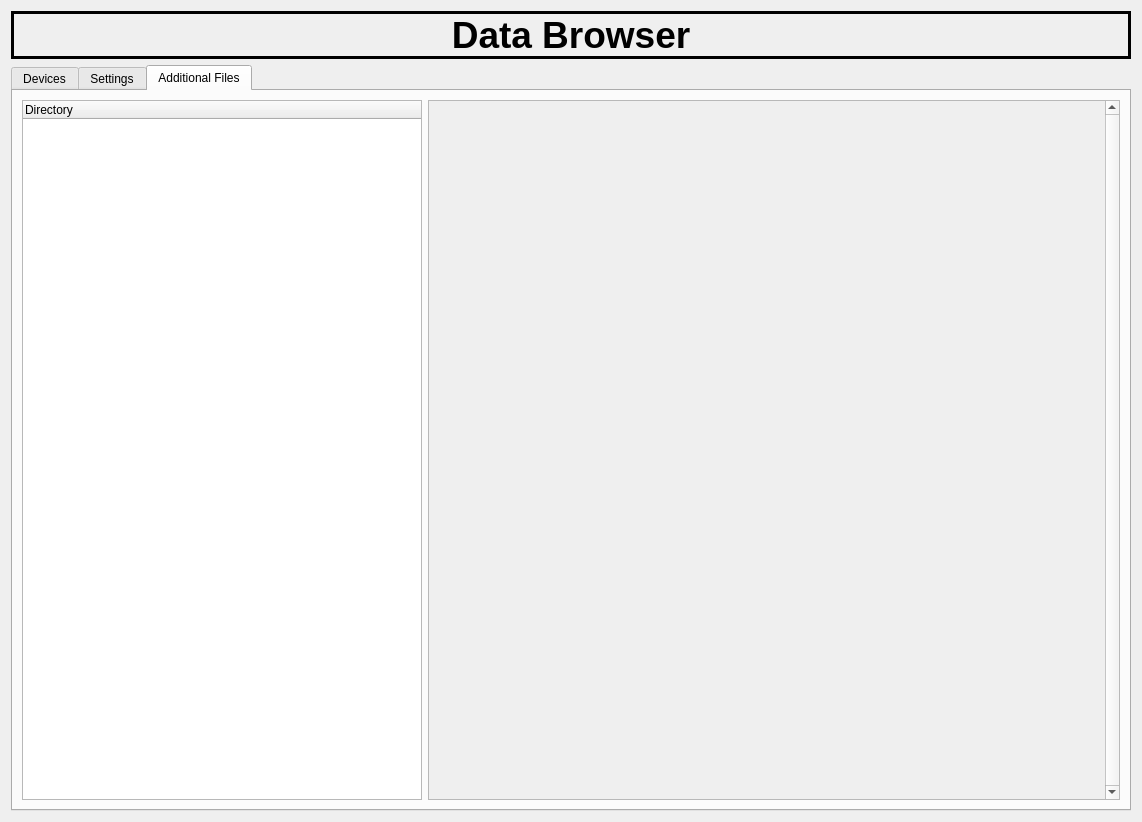
<?xml version="1.0" encoding="UTF-8"?>
<ui version="4.0">
 <class>data_browser</class>
 <widget class="QWidget" name="data_browser">
  <property name="geometry">
   <rect>
    <x>0</x>
    <y>0</y>
    <width>1142</width>
    <height>822</height>
   </rect>
  </property>
  <property name="windowTitle">
   <string>Form</string>
  </property>
  <layout class="QGridLayout" name="gridLayout_2">
   <item row="0" column="0">
    <widget class="QLabel" name="data_browser_label">
     <property name="font">
      <font>
       <pointsize>28</pointsize>
       <weight>75</weight>
       <bold>true</bold>
       <strikeout>false</strikeout>
      </font>
     </property>
     <property name="frameShape">
      <enum>QFrame::Panel</enum>
     </property>
     <property name="frameShadow">
      <enum>QFrame::Plain</enum>
     </property>
     <property name="lineWidth">
      <number>3</number>
     </property>
     <property name="midLineWidth">
      <number>3</number>
     </property>
     <property name="text">
      <string>Data Browser</string>
     </property>
     <property name="textFormat">
      <enum>Qt::PlainText</enum>
     </property>
     <property name="alignment">
      <set>Qt::AlignCenter</set>
     </property>
    </widget>
   </item>
   <item row="1" column="0">
    <widget class="QTabWidget" name="data_browser_tabs">
     <property name="minimumSize">
      <size>
       <width>200</width>
       <height>0</height>
      </size>
     </property>
     <property name="styleSheet">
      <string notr="true"/>
     </property>
     <property name="currentIndex">
      <number>2</number>
     </property>
     <widget class="QWidget" name="Devices_tab">
      <attribute name="title">
       <string>Devices</string>
      </attribute>
      <layout class="QGridLayout" name="gridLayout_6">
       <item row="0" column="1">
        <widget class="QTreeWidget" name="device_selector">
         <property name="minimumSize">
          <size>
           <width>200</width>
           <height>0</height>
          </size>
         </property>
         <property name="maximumSize">
          <size>
           <width>200</width>
           <height>16777215</height>
          </size>
         </property>
         <column>
          <property name="text">
           <string>Device Name</string>
          </property>
         </column>
        </widget>
       </item>
       <item row="0" column="3">
        <layout class="QGridLayout" name="gridLayout">
         <item row="9" column="0">
          <widget class="QPushButton" name="save_button">
           <property name="text">
            <string>Save changes to file</string>
           </property>
          </widget>
         </item>
         <item row="6" column="0">
          <widget class="QPushButton" name="Add_button">
           <property name="text">
            <string>Add item</string>
           </property>
          </widget>
         </item>
         <item row="2" column="0">
          <widget class="QFrame" name="Change_frame">
           <property name="frameShape">
            <enum>QFrame::Box</enum>
           </property>
           <property name="frameShadow">
            <enum>QFrame::Raised</enum>
           </property>
           <property name="lineWidth">
            <number>2</number>
           </property>
           <layout class="QGridLayout" name="gridLayout_3">
            <item row="0" column="0">
             <widget class="QLabel" name="Key_label">
              <property name="minimumSize">
               <size>
                <width>50</width>
                <height>30</height>
               </size>
              </property>
              <property name="font">
               <font>
                <pointsize>10</pointsize>
               </font>
              </property>
              <property name="text">
               <string>Key</string>
              </property>
             </widget>
            </item>
            <item row="0" column="1">
             <widget class="QLineEdit" name="key_edit"/>
            </item>
            <item row="1" column="1">
             <widget class="QLineEdit" name="value_edit"/>
            </item>
            <item row="1" column="0">
             <widget class="QLabel" name="value_label">
              <property name="minimumSize">
               <size>
                <width>50</width>
                <height>30</height>
               </size>
              </property>
              <property name="font">
               <font>
                <pointsize>10</pointsize>
               </font>
              </property>
              <property name="text">
               <string>Value</string>
              </property>
             </widget>
            </item>
           </layout>
          </widget>
         </item>
         <item row="11" column="0">
          <spacer name="verticalSpacer">
           <property name="orientation">
            <enum>Qt::Vertical</enum>
           </property>
           <property name="sizeHint" stdset="0">
            <size>
             <width>20</width>
             <height>40</height>
            </size>
           </property>
          </spacer>
         </item>
         <item row="1" column="0">
          <widget class="QLabel" name="value_manipulation_label">
           <property name="font">
            <font>
             <pointsize>10</pointsize>
             <weight>75</weight>
             <bold>true</bold>
            </font>
           </property>
           <property name="text">
            <string>Value Manipulation</string>
           </property>
           <property name="alignment">
            <set>Qt::AlignCenter</set>
           </property>
          </widget>
         </item>
         <item row="8" column="0">
          <widget class="QPushButton" name="reload_button">
           <property name="text">
            <string>Reload</string>
           </property>
          </widget>
         </item>
         <item row="5" column="0">
          <widget class="QPushButton" name="Change_value_button">
           <property name="text">
            <string>Change Value</string>
           </property>
          </widget>
         </item>
         <item row="7" column="0">
          <widget class="QPushButton" name="remove_item_device">
           <property name="text">
            <string>Remove item</string>
           </property>
          </widget>
         </item>
         <item row="10" column="0">
          <widget class="QLabel" name="label">
           <property name="minimumSize">
            <size>
             <width>0</width>
             <height>35</height>
            </size>
           </property>
           <property name="font">
            <font>
             <pointsize>10</pointsize>
             <italic>true</italic>
             <underline>true</underline>
            </font>
           </property>
           <property name="text">
            <string>Warning! Not all changes are applied instantly!</string>
           </property>
          </widget>
         </item>
        </layout>
       </item>
       <item row="0" column="2">
        <widget class="QTreeWidget" name="key_value_tree">
         <property name="alternatingRowColors">
          <bool>true</bool>
         </property>
         <property name="animated">
          <bool>true</bool>
         </property>
         <property name="wordWrap">
          <bool>true</bool>
         </property>
         <attribute name="headerShowSortIndicator" stdset="0">
          <bool>true</bool>
         </attribute>
         <column>
          <property name="text">
           <string>Key</string>
          </property>
         </column>
         <column>
          <property name="text">
           <string>Value</string>
          </property>
         </column>
        </widget>
       </item>
      </layout>
     </widget>
     <widget class="QWidget" name="Settings_tab">
      <attribute name="title">
       <string>Settings</string>
      </attribute>
      <layout class="QGridLayout" name="gridLayout_7">
       <item row="0" column="0" rowspan="2">
        <widget class="QTreeWidget" name="settings_selector_2">
         <property name="maximumSize">
          <size>
           <width>200</width>
           <height>16777215</height>
          </size>
         </property>
         <column>
          <property name="text">
           <string>Settings</string>
          </property>
         </column>
        </widget>
       </item>
       <item row="0" column="1" rowspan="2">
        <widget class="QTreeWidget" name="key_value_tree_2">
         <property name="alternatingRowColors">
          <bool>true</bool>
         </property>
         <property name="sortingEnabled">
          <bool>false</bool>
         </property>
         <property name="animated">
          <bool>false</bool>
         </property>
         <property name="wordWrap">
          <bool>true</bool>
         </property>
         <attribute name="headerShowSortIndicator" stdset="0">
          <bool>false</bool>
         </attribute>
         <column>
          <property name="text">
           <string>Key</string>
          </property>
         </column>
         <column>
          <property name="text">
           <string>Value</string>
          </property>
         </column>
        </widget>
       </item>
       <item row="0" column="2">
        <layout class="QGridLayout" name="gridLayout_4">
         <item row="1" column="0">
          <widget class="QLabel" name="value_manipulation_label_2">
           <property name="font">
            <font>
             <pointsize>10</pointsize>
             <weight>75</weight>
             <bold>true</bold>
            </font>
           </property>
           <property name="text">
            <string>Value Manipulation</string>
           </property>
           <property name="alignment">
            <set>Qt::AlignCenter</set>
           </property>
          </widget>
         </item>
         <item row="6" column="0">
          <widget class="QPushButton" name="add_item">
           <property name="text">
            <string>Add item</string>
           </property>
          </widget>
         </item>
         <item row="8" column="0">
          <widget class="QPushButton" name="reload_button_2">
           <property name="text">
            <string>Reload</string>
           </property>
          </widget>
         </item>
         <item row="5" column="0">
          <widget class="QPushButton" name="change_value_2">
           <property name="text">
            <string>Change Value</string>
           </property>
          </widget>
         </item>
         <item row="2" column="0">
          <widget class="QFrame" name="Change_frame_2">
           <property name="frameShape">
            <enum>QFrame::Box</enum>
           </property>
           <property name="frameShadow">
            <enum>QFrame::Raised</enum>
           </property>
           <property name="lineWidth">
            <number>2</number>
           </property>
           <layout class="QGridLayout" name="gridLayout_5">
            <item row="0" column="0">
             <widget class="QLabel" name="Key_label_2">
              <property name="minimumSize">
               <size>
                <width>50</width>
                <height>30</height>
               </size>
              </property>
              <property name="font">
               <font>
                <pointsize>10</pointsize>
               </font>
              </property>
              <property name="text">
               <string>Key</string>
              </property>
             </widget>
            </item>
            <item row="1" column="0">
             <widget class="QLabel" name="value_label_2">
              <property name="minimumSize">
               <size>
                <width>50</width>
                <height>30</height>
               </size>
              </property>
              <property name="font">
               <font>
                <pointsize>10</pointsize>
               </font>
              </property>
              <property name="text">
               <string>Value</string>
              </property>
             </widget>
            </item>
            <item row="0" column="1">
             <widget class="QLineEdit" name="key_edit_2"/>
            </item>
            <item row="1" column="1">
             <widget class="QLineEdit" name="value_edit_2"/>
            </item>
           </layout>
          </widget>
         </item>
         <item row="9" column="0">
          <widget class="QPushButton" name="save_button_2">
           <property name="text">
            <string>Save changes to file</string>
           </property>
          </widget>
         </item>
         <item row="7" column="0">
          <widget class="QPushButton" name="remove_item_settings">
           <property name="text">
            <string>Remove item</string>
           </property>
          </widget>
         </item>
         <item row="10" column="0">
          <widget class="QLabel" name="label_2">
           <property name="font">
            <font>
             <pointsize>10</pointsize>
             <weight>50</weight>
             <italic>true</italic>
             <bold>false</bold>
             <underline>true</underline>
            </font>
           </property>
           <property name="text">
            <string>Warning! Not all changes are applied instantly!</string>
           </property>
          </widget>
         </item>
        </layout>
       </item>
       <item row="1" column="2">
        <spacer name="verticalSpacer_2">
         <property name="orientation">
          <enum>Qt::Vertical</enum>
         </property>
         <property name="sizeHint" stdset="0">
          <size>
           <width>20</width>
           <height>217</height>
          </size>
         </property>
        </spacer>
       </item>
      </layout>
     </widget>
     <widget class="QWidget" name="pad_files_tab">
      <attribute name="title">
       <string>Additional Files</string>
      </attribute>
      <layout class="QGridLayout" name="gridLayout_8">
       <item row="0" column="1">
        <widget class="QTreeWidget" name="Padfile_selector_3">
         <property name="maximumSize">
          <size>
           <width>400</width>
           <height>16777215</height>
          </size>
         </property>
         <property name="styleSheet">
          <string notr="true"/>
         </property>
         <property name="alternatingRowColors">
          <bool>true</bool>
         </property>
         <column>
          <property name="text">
           <string>Directory</string>
          </property>
         </column>
        </widget>
       </item>
       <item row="0" column="2">
        <widget class="QScrollArea" name="scrollArea">
         <property name="verticalScrollBarPolicy">
          <enum>Qt::ScrollBarAlwaysOn</enum>
         </property>
         <property name="widgetResizable">
          <bool>true</bool>
         </property>
         <widget class="QWidget" name="scrollAreaWidgetContents_2">
          <property name="geometry">
           <rect>
            <x>0</x>
            <y>0</y>
            <width>662</width>
            <height>677</height>
           </rect>
          </property>
          <layout class="QGridLayout" name="gridLayout_9">
           <property name="leftMargin">
            <number>0</number>
           </property>
           <property name="topMargin">
            <number>0</number>
           </property>
           <property name="rightMargin">
            <number>0</number>
           </property>
           <property name="bottomMargin">
            <number>0</number>
           </property>
           <property name="spacing">
            <number>0</number>
           </property>
           <item row="0" column="0">
            <widget class="QLabel" name="pad_text">
             <property name="font">
              <font>
               <pointsize>11</pointsize>
              </font>
             </property>
             <property name="autoFillBackground">
              <bool>true</bool>
             </property>
             <property name="text">
              <string/>
             </property>
             <property name="textFormat">
              <enum>Qt::AutoText</enum>
             </property>
             <property name="wordWrap">
              <bool>false</bool>
             </property>
             <property name="textInteractionFlags">
              <set>Qt::LinksAccessibleByMouse|Qt::TextSelectableByKeyboard|Qt::TextSelectableByMouse</set>
             </property>
            </widget>
           </item>
          </layout>
         </widget>
        </widget>
       </item>
      </layout>
     </widget>
    </widget>
   </item>
  </layout>
 </widget>
 <resources/>
 <connections/>
</ui>
